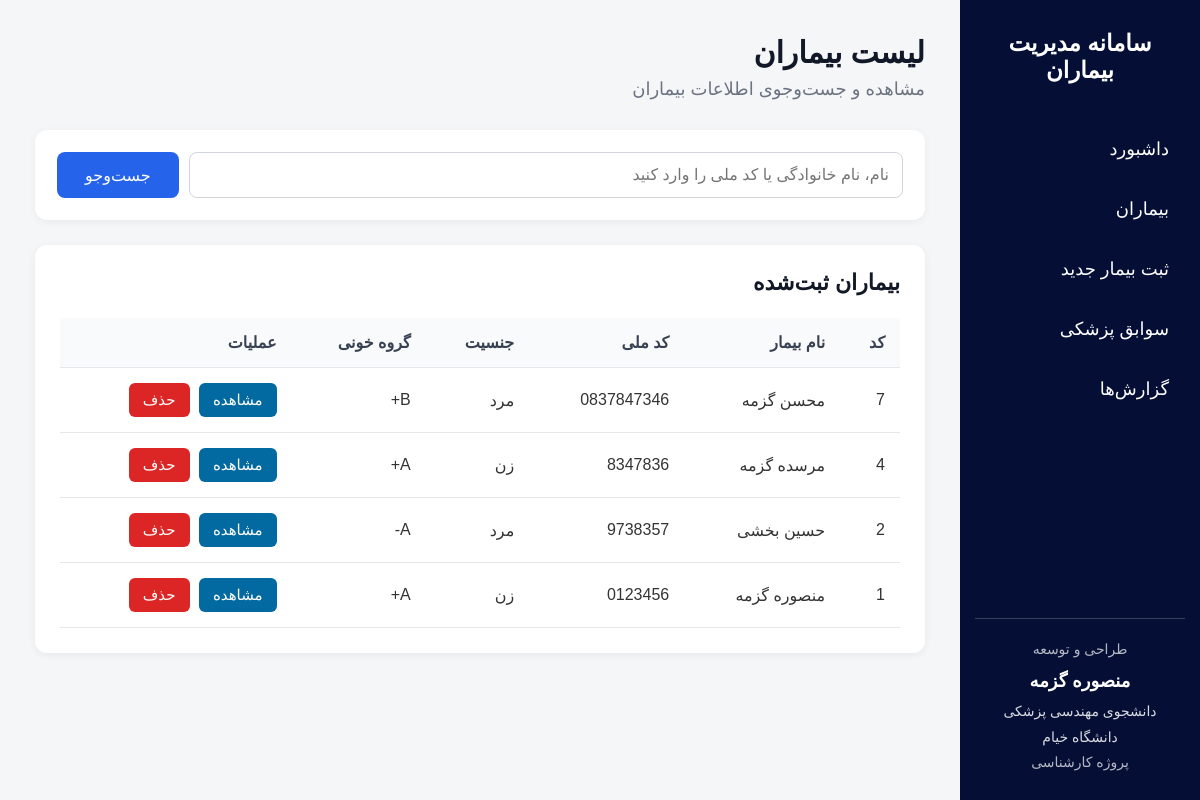
Page /patients on the committed database.
### tables this page shows
CREATE TABLE patients (
            id INTEGER PRIMARY KEY AUTOINCREMENT,
            first_name TEXT NOT NULL,
            last_name TEXT NOT NULL,
            national_id TEXT,
            birth_date TEXT,
            gender TEXT,
            phone TEXT,
            blood_type TEXT,
            weight REAL,
            height REAL,
            emergency_phone TEXT,
            medical_history TEXT,
            allergies TEXT,
            notes TEXT
        );

### app.py (the view)
@app.route("/patients")
def patients_list():
    search = request.args.get("search", "").strip()
    connection = get_database_connection()
    if search:
        patients = connection.execute(
            """
            SELECT * FROM patients
            WHERE first_name LIKE ?
               OR last_name LIKE ?
               OR national_id LIKE ?
            ORDER BY id DESC
            """,
            (
                f"%{search}%",
                f"%{search}%",
                f"%{search}%"
            )
        ).fetchall()
    else:
        patients = connection.execute(
            "SELECT * FROM patients ORDER BY id DESC"
        ).fetchall()
    connection.close()
    return render_template(
        "patients.html",
        patients=patients,
        search=search
    )

### app.py (called while the page is built)
def get_database_connection():
    connection = sqlite3.connect("patients.db")
    connection.row_factory = sqlite3.Row
    return connection

### templates/patients.html (shortened to what this page needs)
<!DOCTYPE html>
<html lang="fa" dir="rtl">
<head>
</head>
<body>
    <aside class="sidebar">
        <h2>
            سامانه مدیریت بیماران
        </h2>
        <a href="/">
            داشبورد
        </a>
        <a href="/patients">
            بیماران
        </a>
        <a href="/add-patient">
            ثبت بیمار جدید
        </a>
        <a href="#">
            سوابق پزشکی
        </a>
        <a href="#">
            گزارش‌ها
        </a>
        <div class="creator-info">
            <div class="creator-title">
                طراحی و توسعه
            </div>
            <div class="creator-name">
                منصوره گزمه
            </div>
            <div class="creator-university">
                دانشجوی مهندسی پزشکی
            </div>
            <div class="creator-university">
                دانشگاه خیام
            </div>
            <div class="creator-project">
                پروژه کارشناسی
            </div>
        </div>
    </aside>
    <main class="content">
        <div class="header">
            <h1>
                لیست بیماران
            </h1>
            <p>
                مشاهده و جست‌وجوی اطلاعات بیماران
            </p>
        </div>
        <div class="search-box">
            <form
                method="GET"
                action="/patients"
            >
                <input
                    type="text"
                    name="search"
                    placeholder="نام، نام خانوادگی یا کد ملی را وارد کنید"
                    value="{{ search }}"
                >
                <button type="submit">
                    جست‌وجو
                </button>
            </form>
        </div>
        <div class="patients-box">
            <h2>
                بیماران ثبت‌شده
            </h2>
            {% if patients %}
            <table>
                <thead>
                    <tr>
                        <th>
                            کد
                        </th>
                        <th>
                            نام بیمار
                        </th>
                        <th>
                            کد ملی
                        </th>
                        <th>
                            جنسیت
                        </th>
                        <th>
                            گروه خونی
                        </th>
                        <th>
                            عملیات
                        </th>
                    </tr>
                </thead>
                <tbody>
                    {% for patient in patients %}
                    <tr>
                        <td>
                            {{ patient["id"] }}
                        </td>
                        <td>
                            {{ patient["first_name"] }}
                            {{ patient["last_name"] }}
                        </td>
                        <td>
                            {{ patient["national_id"] or "-" }}
                        </td>
                        <td>
                            {{ patient["gender"] or "-" }}
                        </td>
                        <td>
                            {{ patient["blood_type"] or "-" }}
                        </td>
                        <td>
                            <a
                                class="details-button"
                                href="/patient/{{ patient['id'] }}"
                            >
                                مشاهده
                            </a>
                            <form
                                method="POST"
                                action="/delete-patient/{{ patient['id'] }}"
                                style="display: inline;"
                                onsubmit="return confirm('آیا از حذف این بیمار مطمئن هستید؟');"
                            >
                            <button
                                    type="submit"
                                    class="delete-button"
                                >
                                    حذف
                                </button>
                            </form>
                        </td>
                    </tr>
                    {% endfor %}
                </tbody>
            </table>
            {% else %}
            <div class="empty">
                بیماری با این مشخصات پیدا نشد.
            </div>
            {% endif %}
        </div>
    </main>
</body>
</html>

### templates/patients.html (style rules this page uses)
* { box-sizing: border-box; margin: 0; padding: 0; }
html { direction: rtl; }
body { margin: 0; font-family: Calibri, Arial, sans-serif; background-color: #f4f6f8; color: #333; direction: rtl; text-align: right; font-size: 17px; }
.sidebar { position: fixed; top: 0; right: 0; width: 240px; height: 100vh; background-color: #050f36; color: white; padding: 30px 15px; direction: rtl; text-align: right; overflow-y: auto; z-index: 1000; }
.sidebar h2 { color: white; text-align: center; font-size: 23px; margin-bottom: 40px; font-weight: bold; }
.sidebar a { display: block; color: white; text-decoration: none; padding: 14px 16px; margin-bottom: 10px; border-radius: 8px; font-size: 18px; text-align: right; transition: 0.2s; }
.creator-info { position: absolute; bottom: 25px; right: 15px; left: 15px; padding-top: 18px; border-top: 1px solid rgba(255, 255, 255, 0.2); text-align: center; color: rgba(255, 255, 255, 0.9); line-height: 1.8; }
.creator-title { font-size: 14px; color: rgba(255, 255, 255, 0.7); margin-bottom: 3px; }
.creator-name { font-size: 18px; font-weight: bold; color: white; margin-bottom: 2px; }
.creator-university { font-size: 14px; color: rgba(255, 255, 255, 0.85); }
.creator-project { font-size: 14px; color: rgba(255, 255, 255, 0.7); }
.content { margin-right: 240px; min-height: 100vh; padding: 35px; direction: rtl; text-align: right; }
.header { margin-bottom: 30px; }
.header h1 { font-size: 30px; color: #111827; margin-bottom: 8px; }
.header p { color: #6b7280; font-size: 18px; }
.search-box { background-color: white; padding: 22px; border-radius: 12px; margin-bottom: 25px; box-shadow: 0 2px 8px rgba(0, 0, 0, 0.05); }
.search-box form { display: flex; gap: 10px; width: 100%; }
.search-box input { flex: 1; padding: 13px; border: 1px solid #d1d5db; border-radius: 8px; font-family: inherit; font-size: 16px; direction: rtl; text-align: right; }
.search-box button { background-color: #2563eb; color: white; border: none; padding: 13px 28px; border-radius: 8px; cursor: pointer; font-family: inherit; font-size: 16px; transition: 0.2s; }
.patients-box { background-color: white; padding: 25px; border-radius: 12px; box-shadow: 0 2px 8px rgba(0, 0, 0, 0.06); overflow-x: auto; }
.patients-box h2 { font-size: 22px; color: #111827; margin-bottom: 22px; }
table { width: 100%; border-collapse: collapse; direction: rtl; }
th, td { padding: 15px; text-align: right; border-bottom: 1px solid #e5e7eb; font-size: 16px; white-space: nowrap; }
th { background-color: #f9fafb; color: #374151; font-weight: bold; }
tbody tr { transition: 0.15s; }
.details-button { display: inline-block; background-color: #0369a1; color: white; text-decoration: none; padding: 8px 14px; border-radius: 6px; font-size: 15px; transition: 0.2s; }
.delete-button { background-color: #dc2626; color: white; border: none; padding: 8px 14px; border-radius: 6px; cursor: pointer; font-family: inherit; font-size: 15px; margin-right: 5px; transition: 0.2s; }

### rows in the picture
patients: id "7", first_name "محسن", last_name "گزمه", national "0837847346", gender "مرد", blood_type "B+"
patients: id "4", first_name "مرسده", last_name "گزمه", national "8347836", gender "زن", blood_type "A+"
patients: id "2", first_name "حسین", last_name "بخشی", national "9738357", gender "مرد", blood_type "A-"
patients: id "1", first_name "منصوره", last_name "گزمه", national "0123456", gender "زن", blood_type "A+"
